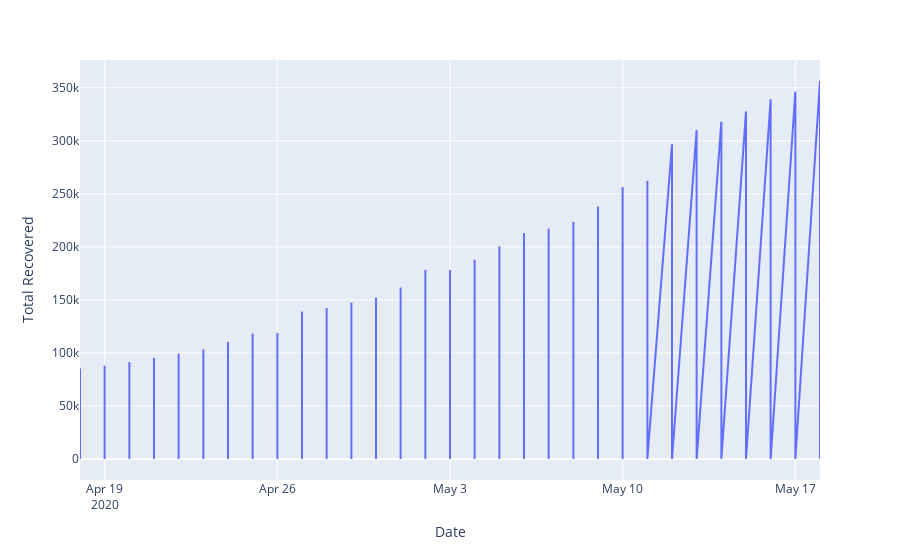

Here is the notebook cell this chart was saved with:
### Code cell
px.line(df,'Date','Total Recovered')

### Figure 1 — Plotly figure (JSON) as saved in the notebook; plotly's stock layout.template omitted (floating-point values rounded to 4 significant figures; data arrays with more than 128 entries replaced by an {"elided": "..."} marker saying what was removed)
{"data": [{"hovertemplate": "Date=%{x}<br>Total Recovered=%{y}<extra></extra>", "legendgroup": "", "line": {"color": "#636efa", "dash": "solid"}, "mode": "lines", "name": "", "showlegend": false, "type": "scattergl", "x": {"elided": "6603 str values"}, "xaxis": "x", "y": {"elided": "6603 int values"}, "yaxis": "y"}], "layout": {"legend": {"tracegroupgap": 0}, "margin": {"t": 60}, "xaxis": {"anchor": "y", "domain": [0, 1], "title": {"text": "Date"}}, "yaxis": {"anchor": "x", "domain": [0, 1], "title": {"text": "Total Recovered"}}}}
